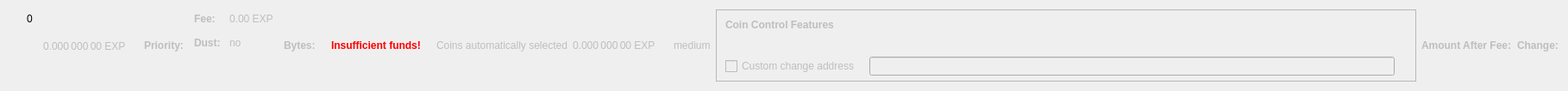
    <widget class="QWidget" name="dummyHideWidget" native="true">
     <property name="maximumSize">
      <size>
       <width>100</width>
       <height>22</height>
      </size>
     </property>
     <layout class="QHBoxLayout" name="dummyHideLayout">
      <item>
       <layout class="QFormLayout" name="formLayoutCoinControl1">
        <property name="horizontalSpacing">
         <number>10</number>
        </property>
        <property name="verticalSpacing">
         <number>14</number>
        </property>
        <property name="leftMargin">
         <number>10</number>
        </property>
        <property name="topMargin">
         <number>4</number>
        </property>
        <property name="rightMargin">
         <number>6</number>
        </property>
        <item row="0" column="1">
         <widget class="QLabel" name="labelCoinControlBytes">
          <property name="cursor">
           <cursorShape>IBeamCursor</cursorShape>
          </property>
          <property name="contextMenuPolicy">
           <enum>Qt::ActionsContextMenu</enum>
          </property>
          <property name="text">
           <string notr="true">0</string>
          </property>
          <property name="textInteractionFlags">
           <set>Qt::LinksAccessibleByMouse|Qt::TextSelectableByKeyboard|Qt::TextSelectableByMouse</set>
          </property>
         </widget>
        </item>
       </layout>
      </item>
      <item>
       <widget class="QLabel" name="labelCoinControlAfterFee">
        <property name="enabled">
         <bool>false</bool>
        </property>
        <property name="sizePolicy">
         <sizepolicy hsizetype="Fixed" vsizetype="Fixed">
          <horstretch>0</horstretch>
          <verstretch>0</verstretch>
         </sizepolicy>
        </property>
        <property name="minimumSize">
         <size>
          <width>111</width>
          <height>12</height>
         </size>
        </property>
        <property name="maximumSize">
         <size>
          <width>111</width>
          <height>12</height>
         </size>
        </property>
        <property name="cursor">
         <cursorShape>IBeamCursor</cursorShape>
        </property>
        <property name="contextMenuPolicy">
         <enum>Qt::ActionsContextMenu</enum>
        </property>
        <property name="text">
         <string notr="true">0.000 000 00 EXP</string>
        </property>
        <property name="textInteractionFlags">
         <set>Qt::LinksAccessibleByMouse|Qt::TextSelectableByKeyboard|Qt::TextSelectableByMouse</set>
        </property>
       </widget>
      </item>
      <item>
       <widget class="QLabel" name="labelCoinControlPriorityText">
        <property name="enabled">
         <bool>false</bool>
        </property>
        <property name="font">
         <font>
          <weight>75</weight>
          <bold>true</bold>
         </font>
        </property>
        <property name="text">
         <string>Priority:</string>
        </property>
       </widget>
      </item>
      <item>
       <layout class="QHBoxLayout" name="horizontalLayout"/>
      </item>
      <item>
       <layout class="QFormLayout" name="formLayoutCoinControl3">
        <property name="horizontalSpacing">
         <number>10</number>
        </property>
        <property name="verticalSpacing">
         <number>14</number>
        </property>
        <property name="leftMargin">
         <number>6</number>
        </property>
        <property name="topMargin">
         <number>4</number>
        </property>
        <property name="rightMargin">
         <number>6</number>
        </property>
        <item row="0" column="0">
         <widget class="QLabel" name="labelCoinControlFeeText">
          <property name="enabled">
           <bool>false</bool>
          </property>
          <property name="font">
           <font>
            <weight>75</weight>
            <bold>true</bold>
           </font>
          </property>
          <property name="text">
           <string>Fee:</string>
          </property>
          <property name="margin">
           <number>0</number>
          </property>
         </widget>
        </item>
        <item row="0" column="1">
         <widget class="QLabel" name="labelCoinControlFee">
          <property name="enabled">
           <bool>false</bool>
          </property>
          <property name="cursor">
           <cursorShape>IBeamCursor</cursorShape>
          </property>
          <property name="contextMenuPolicy">
           <enum>Qt::ActionsContextMenu</enum>
          </property>
          <property name="text">
           <string notr="true">0.00 EXP</string>
          </property>
          <property name="textInteractionFlags">
           <set>Qt::LinksAccessibleByMouse|Qt::TextSelectableByKeyboard|Qt::TextSelectableByMouse</set>
          </property>
         </widget>
        </item>
        <item row="1" column="0">
         <widget class="QLabel" name="labelCoinControlLowOutputText">
          <property name="enabled">
           <bool>false</bool>
          </property>
          <property name="font">
           <font>
            <weight>75</weight>
            <bold>true</bold>
           </font>
          </property>
          <property name="text">
           <string>Dust:</string>
          </property>
         </widget>
        </item>
        <item row="1" column="1">
         <widget class="QLabel" name="labelCoinControlLowOutput">
          <property name="enabled">
           <bool>false</bool>
          </property>
          <property name="cursor">
           <cursorShape>IBeamCursor</cursorShape>
          </property>
          <property name="contextMenuPolicy">
           <enum>Qt::ActionsContextMenu</enum>
          </property>
          <property name="text">
           <string>no</string>
          </property>
          <property name="textInteractionFlags">
           <set>Qt::LinksAccessibleByMouse|Qt::TextSelectableByKeyboard|Qt::TextSelectableByMouse</set>
          </property>
         </widget>
        </item>
       </layout>
      </item>
      <item>
       <widget class="QLabel" name="labelCoinControlBytesText">
        <property name="enabled">
         <bool>false</bool>
        </property>
        <property name="font">
         <font>
          <weight>75</weight>
          <bold>true</bold>
         </font>
        </property>
        <property name="text">
         <string>Bytes:</string>
        </property>
       </widget>
      </item>
      <item>
       <layout class="QFormLayout" name="formLayoutCoinControl2">
        <property name="horizontalSpacing">
         <number>10</number>
        </property>
        <property name="verticalSpacing">
         <number>14</number>
        </property>
        <property name="leftMargin">
         <number>6</number>
        </property>
        <property name="topMargin">
         <number>4</number>
        </property>
        <property name="rightMargin">
         <number>6</number>
        </property>
       </layout>
      </item>
      <item>
       <layout class="QHBoxLayout" name="horizontalLayoutCoinControl2">
        <property name="spacing">
         <number>8</number>
        </property>
        <property name="bottomMargin">
         <number>10</number>
        </property>
       </layout>
      </item>
      <item>
       <widget class="QLabel" name="labelCoinControlInsuffFunds">
        <property name="enabled">
         <bool>false</bool>
        </property>
        <property name="minimumSize">
         <size>
          <width>0</width>
          <height>0</height>
         </size>
        </property>
        <property name="font">
         <font>
          <weight>75</weight>
          <bold>true</bold>
         </font>
        </property>
        <property name="styleSheet">
         <string notr="true">color:red;font-weight:bold;</string>
        </property>
        <property name="text">
         <string>Insufficient funds!</string>
        </property>
        <property name="margin">
         <number>5</number>
        </property>
       </widget>
      </item>
      <item>
       <layout class="QFormLayout" name="formLayoutCoinControl4">
        <property name="horizontalSpacing">
         <number>10</number>
        </property>
        <property name="verticalSpacing">
         <number>14</number>
        </property>
        <property name="leftMargin">
         <number>6</number>
        </property>
        <property name="topMargin">
         <number>4</number>
        </property>
        <property name="rightMargin">
         <number>6</number>
        </property>
       </layout>
      </item>
      <item>
       <widget class="QLabel" name="labelCoinControlAutomaticallySelected">
        <property name="enabled">
         <bool>false</bool>
        </property>
        <property name="sizePolicy">
         <sizepolicy hsizetype="Fixed" vsizetype="Fixed">
          <horstretch>0</horstretch>
          <verstretch>0</verstretch>
         </sizepolicy>
        </property>
        <property name="minimumSize">
         <size>
          <width>0</width>
          <height>0</height>
         </size>
        </property>
        <property name="maximumSize">
         <size>
          <width>240</width>
          <height>16777215</height>
         </size>
        </property>
        <property name="text">
         <string>Coins automatically selected</string>
        </property>
        <property name="margin">
         <number>5</number>
        </property>
       </widget>
      </item>
      <item>
       <widget class="QLabel" name="labelCoinControlChange">
        <property name="enabled">
         <bool>false</bool>
        </property>
        <property name="sizePolicy">
         <sizepolicy hsizetype="Fixed" vsizetype="Fixed">
          <horstretch>0</horstretch>
          <verstretch>0</verstretch>
         </sizepolicy>
        </property>
        <property name="minimumSize">
         <size>
          <width>111</width>
          <height>0</height>
         </size>
        </property>
        <property name="maximumSize">
         <size>
          <width>111</width>
          <height>16777215</height>
         </size>
        </property>
        <property name="cursor">
         <cursorShape>IBeamCursor</cursorShape>
        </property>
        <property name="contextMenuPolicy">
         <enum>Qt::ActionsContextMenu</enum>
        </property>
        <property name="text">
         <string notr="true">0.000 000 00 EXP</string>
        </property>
        <property name="textInteractionFlags">
         <set>Qt::LinksAccessibleByMouse|Qt::TextSelectableByKeyboard|Qt::TextSelectableByMouse</set>
        </property>
       </widget>
      </item>
      <item>
       <widget class="QLabel" name="labelCoinControlPriority">
        <property name="enabled">
         <bool>false</bool>
        </property>
        <property name="cursor">
         <cursorShape>IBeamCursor</cursorShape>
        </property>
        <property name="contextMenuPolicy">
         <enum>Qt::ActionsContextMenu</enum>
        </property>
        <property name="text">
         <string>medium</string>
        </property>
        <property name="textInteractionFlags">
         <set>Qt::LinksAccessibleByMouse|Qt::TextSelectableByKeyboard|Qt::TextSelectableByMouse</set>
        </property>
       </widget>
      </item>
      <item>
       <widget class="QFrame" name="frameCoinControl">
        <property name="sizePolicy">
         <sizepolicy hsizetype="Expanding" vsizetype="Expanding">
          <horstretch>0</horstretch>
          <verstretch>0</verstretch>
         </sizepolicy>
        </property>
        <property name="maximumSize">
         <size>
          <width>16777215</width>
          <height>16777215</height>
         </size>
        </property>
        <property name="frameShape">
         <enum>QFrame::StyledPanel</enum>
        </property>
        <property name="frameShadow">
         <enum>QFrame::Sunken</enum>
        </property>
        <layout class="QVBoxLayout" name="verticalLayoutCoinControl2_2">
         <property name="spacing">
          <number>0</number>
         </property>
         <property name="leftMargin">
          <number>0</number>
         </property>
         <property name="topMargin">
          <number>0</number>
         </property>
         <property name="rightMargin">
          <number>0</number>
         </property>
         <property name="bottomMargin">
          <number>6</number>
         </property>
         <item>
          <layout class="QVBoxLayout" name="verticalLayoutCoinControl" stretch="0,0,0,1">
           <property name="spacing">
            <number>0</number>
           </property>
           <property name="leftMargin">
            <number>10</number>
           </property>
           <property name="topMargin">
            <number>10</number>
           </property>
           <item>
            <layout class="QHBoxLayout" name="horizontalLayoutCoinControl1">
             <property name="bottomMargin">
              <number>15</number>
             </property>
             <item>
              <widget class="QLabel" name="labelCoinControlFeatures">
               <property name="enabled">
                <bool>false</bool>
               </property>
               <property name="sizePolicy">
                <sizepolicy hsizetype="Preferred" vsizetype="Maximum">
                 <horstretch>0</horstretch>
                 <verstretch>0</verstretch>
                </sizepolicy>
               </property>
               <property name="font">
                <font>
                 <weight>75</weight>
                 <bold>true</bold>
                </font>
               </property>
               <property name="styleSheet">
                <string notr="true">font-weight:bold;</string>
               </property>
               <property name="text">
                <string>Coin Control Features</string>
               </property>
              </widget>
             </item>
            </layout>
           </item>
           <item>
            <widget class="QWidget" name="widgetCoinControl" native="true">
             <property name="sizePolicy">
              <sizepolicy hsizetype="Preferred" vsizetype="Preferred">
               <horstretch>0</horstretch>
               <verstretch>0</verstretch>
              </sizepolicy>
             </property>
             <property name="minimumSize">
              <size>
               <width>0</width>
               <height>0</height>
              </size>
             </property>
             <property name="styleSheet">
              <string notr="true"/>
             </property>
             <layout class="QHBoxLayout" name="horizontalLayoutCoinControl5_2">
              <property name="leftMargin">
               <number>0</number>
              </property>
              <property name="topMargin">
               <number>0</number>
              </property>
              <property name="rightMargin">
               <number>0</number>
              </property>
              <property name="bottomMargin">
               <number>0</number>
              </property>
              <item>
               <layout class="QHBoxLayout" name="horizontalLayoutCoinControl3">
                <property name="spacing">
                 <number>20</number>
                </property>
                <property name="topMargin">
                 <number>0</number>
                </property>
                <property name="bottomMargin">
                 <number>10</number>
                </property>
               </layout>
              </item>
             </layout>
            </widget>
           </item>
           <item>
            <layout class="QHBoxLayout" name="horizontalLayoutCoinControl4" stretch="0,0,0">
             <property name="spacing">
              <number>12</number>
             </property>
             <property name="sizeConstraint">
              <enum>QLayout::SetDefaultConstraint</enum>
             </property>
             <property name="topMargin">
              <number>5</number>
             </property>
             <property name="rightMargin">
              <number>5</number>
             </property>
             <item>
              <widget class="QCheckBox" name="checkBoxCoinControlChange">
               <property name="enabled">
                <bool>false</bool>
               </property>
               <property name="toolTip">
                <string>If this is activated, but the change address is empty or invalid, change will be sent to a newly generated address.</string>
               </property>
               <property name="text">
                <string>Custom change address</string>
               </property>
              </widget>
             </item>
             <item>
              <widget class="QValidatedLineEdit" name="lineEditCoinControlChange">
               <property name="enabled">
                <bool>false</bool>
               </property>
               <property name="sizePolicy">
                <sizepolicy hsizetype="Expanding" vsizetype="Fixed">
                 <horstretch>0</horstretch>
                 <verstretch>0</verstretch>
                </sizepolicy>
               </property>
              </widget>
             </item>
             <item>
              <widget class="QLabel" name="labelCoinControlChangeLabel_2">
               <property name="sizePolicy">
                <sizepolicy hsizetype="Preferred" vsizetype="Expanding">
                 <horstretch>0</horstretch>
                 <verstretch>0</verstretch>
                </sizepolicy>
               </property>
               <property name="minimumSize">
                <size>
                 <width>0</width>
                 <height>0</height>
                </size>
               </property>
               <property name="text">
                <string/>
               </property>
               <property name="margin">
                <number>3</number>
               </property>
              </widget>
             </item>
            </layout>
           </item>
           <item>
            <spacer name="verticalSpacerCoinControl">
             <property name="orientation">
              <enum>Qt::Vertical</enum>
             </property>
             <property name="sizeHint" stdset="0">
              <size>
               <width>800</width>
               <height>1</height>
              </size>
             </property>
            </spacer>
           </item>
          </layout>
         </item>
        </layout>
       </widget>
      </item>
      <item>
       <widget class="QLabel" name="labelCoinControlAfterFeeText">
        <property name="enabled">
         <bool>false</bool>
        </property>
        <property name="minimumSize">
         <size>
          <width>0</width>
          <height>0</height>
         </size>
        </property>
        <property name="maximumSize">
         <size>
          <width>16777215</width>
          <height>16777215</height>
         </size>
        </property>
        <property name="font">
         <font>
          <weight>75</weight>
          <bold>true</bold>
         </font>
        </property>
        <property name="text">
         <string>Amount After Fee:</string>
        </property>
        <property name="alignment">
         <set>Qt::AlignLeading|Qt::AlignLeft|Qt::AlignVCenter</set>
        </property>
        <property name="margin">
         <number>0</number>
        </property>
       </widget>
      </item>
      <item>
       <widget class="QLabel" name="labelCoinControlChangeText">
        <property name="enabled">
         <bool>false</bool>
        </property>
        <property name="sizePolicy">
         <sizepolicy hsizetype="Preferred" vsizetype="Preferred">
          <horstretch>0</horstretch>
          <verstretch>0</verstretch>
         </sizepolicy>
        </property>
        <property name="minimumSize">
         <size>
          <width>0</width>
          <height>0</height>
         </size>
        </property>
        <property name="maximumSize">
         <size>
          <width>16777215</width>
          <height>16777215</height>
         </size>
        </property>
        <property name="font">
         <font>
          <weight>75</weight>
          <bold>true</bold>
         </font>
        </property>
        <property name="text">
         <string>Change:</string>
        </property>
        <property name="alignment">
         <set>Qt::AlignLeading|Qt::AlignLeft|Qt::AlignVCenter</set>
        </property>
       </widget>
      </item>
     </layout>
    </widget>
